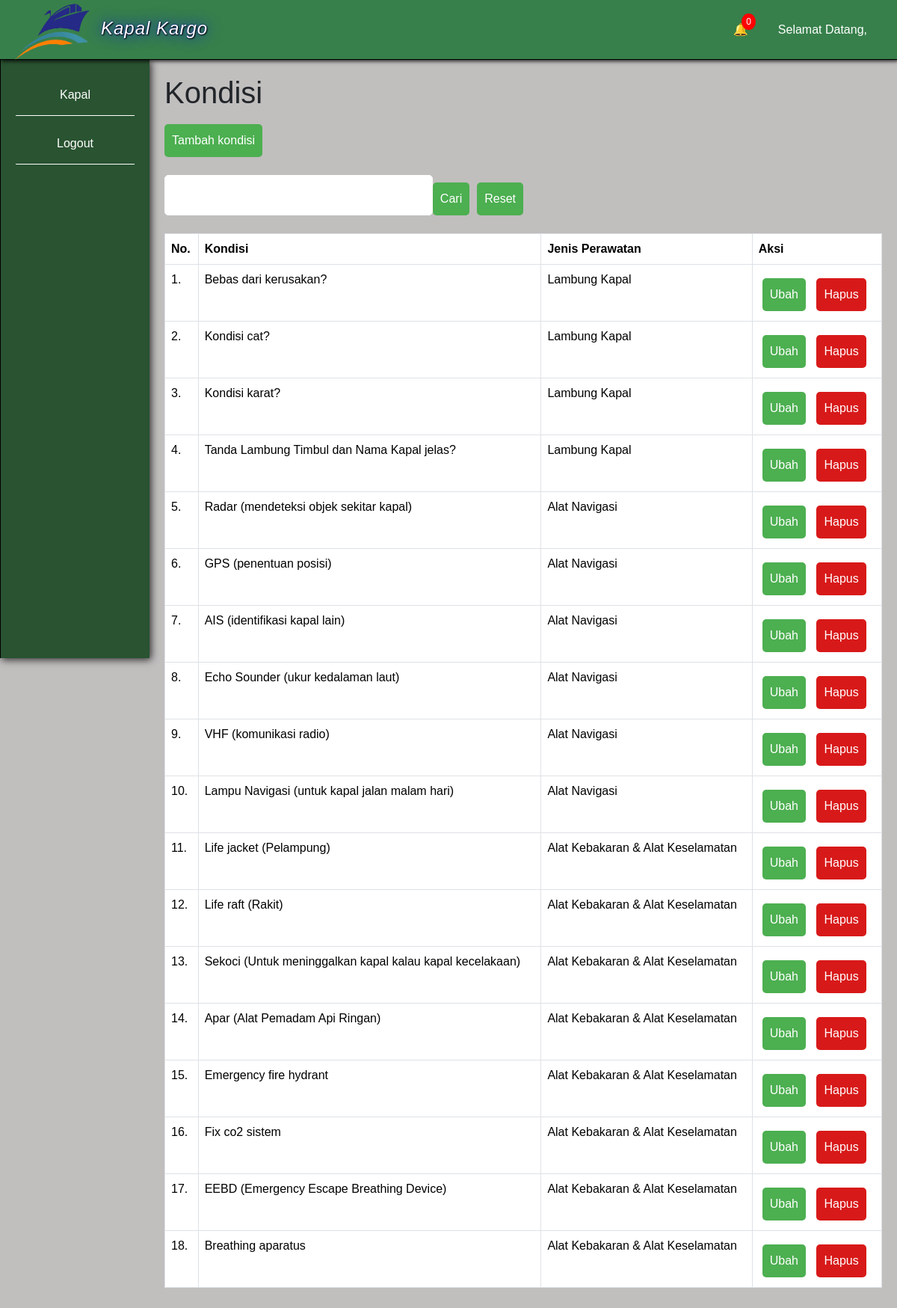
/kondisi.php (signed in), run on an earlier commit of the app's database.
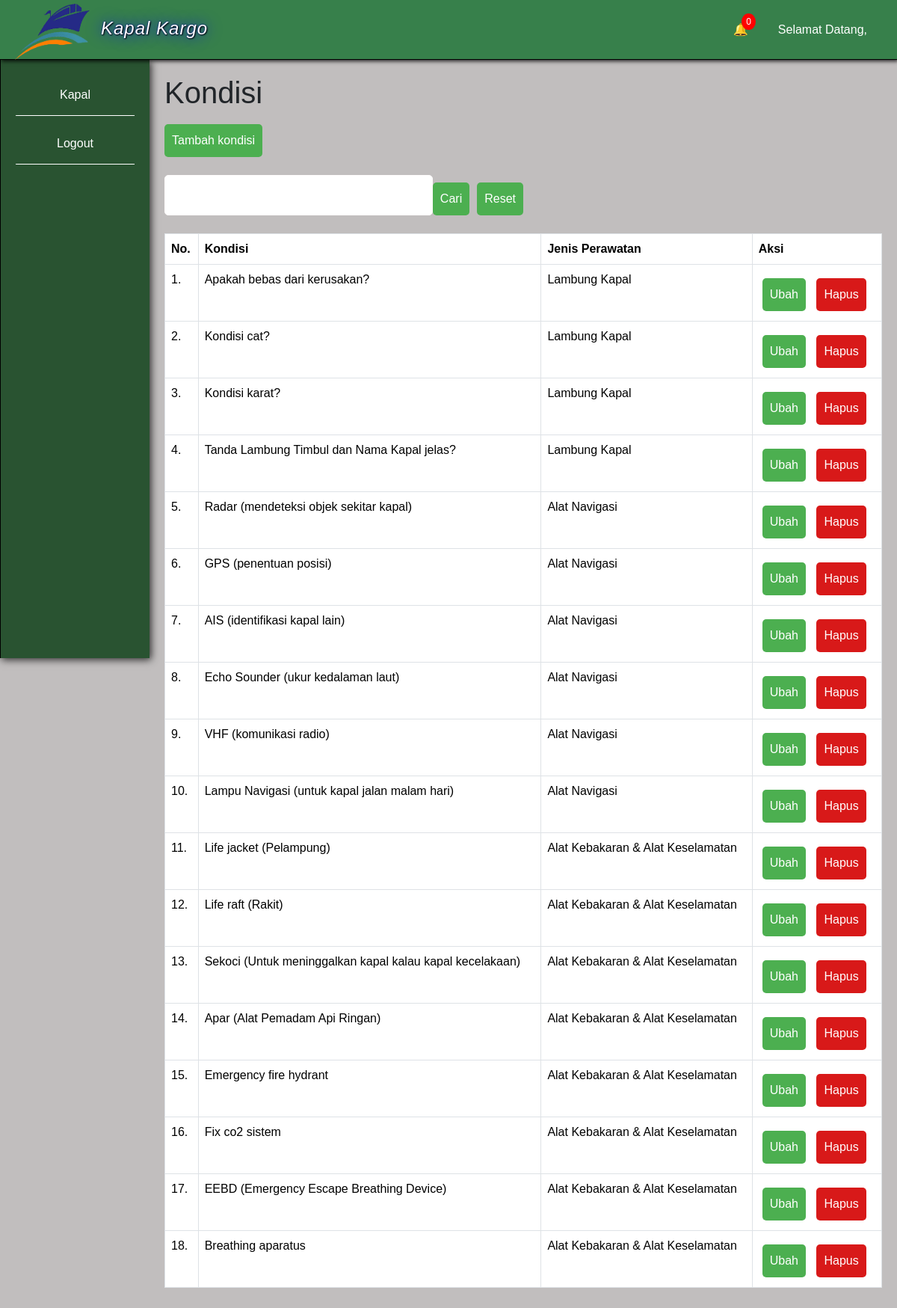
And on a later commit of the database.
### tables this page shows
CREATE TABLE `kondisi` (
  `id_kondisi` int(11) NOT NULL,
  `kondisi` text NOT NULL,
  `id_jenis_perawatan` int(11) NOT NULL
);

CREATE TABLE `jenis_perawatan` (
  `id_jenis_perawatan` int(11) NOT NULL,
  `jenis_perawatan` varchar(100) NOT NULL
);

### kondisi.php (the view, shortened to what this page needs)
<?php
    include 'koneksi.php';
    $kondisi = mysqli_query($conn, "SELECT * FROM kondisi INNER JOIN jenis_perawatan ON kondisi.id_jenis_perawatan = jenis_perawatan.id_jenis_perawatan");
?>
<!doctype html>
<html lang="en">
  <head>
    <link href="https://cdn.jsdelivr.net/npm/bootstrap@5.3.3/dist/css/bootstrap.min.css" rel="stylesheet">
    <link rel="stylesheet" href="style.css">
  </head>
  <body>
  <?php include 'top-side-bar.php'; ?>
    <div class="main">
    <h1>Kondisi</h1>
        <a href="tambah_kondisi.php" class="btn">Tambah kondisi</a>
        <br>
        <br>
        <form method="post" style="display: flex; flex-direction: row; width: 50%;">
            <input type="text" id="cari" name="cari" class="input" required>
            <button type="submit" name="btnCari" class="btn">Cari</button>
            <a href="kondisi.php" class="btn" style="margin-left: 10px;">Reset</a>
        </form>
        <br>
        <table class="table table-bordered">
            <thead>
                <tr>
                    <th>No.</th>
                    <th>Kondisi</th>
                    <th>Jenis Perawatan</th>
                    <th>Aksi</th>
                </tr>
            </thead>
            <tbody>
                <?php $i = 1; ?>
                <?php foreach ($kondisi as $data_kondisi) : ?>
                    <tr>
                        <td><?= $i++; ?>.</td>
                        <td><?= $data_kondisi['kondisi']; ?></td>
                        <td><?= $data_kondisi['jenis_perawatan']; ?></td>
                        <td>
                            <a href="ubah_kondisi.php?id_kondisi=<?= $data_kondisi['id_kondisi']; ?>" class="btn margin-5px">Ubah</a>
                            <a onclick="return confirm('Apakah Anda yakin ingin menghapus kondisi <?= $data_kondisi['kondisi']; ?>?')" href="hapus_kondisi.php?id_kondisi=<?= $data_kondisi['id_kondisi']; ?>" class="btn margin-5px bg-red">Hapus</a>
                        </td>
                    </tr>
                <?php endforeach ?>
            </tbody>
        </table>
    </div>
  </body>
</html>

What changed in the data, as far as the page shows it:
changed kondisi: kondisi "Bebas dari kerusakan?" → "Apakah bebas dari kerusakan?"
